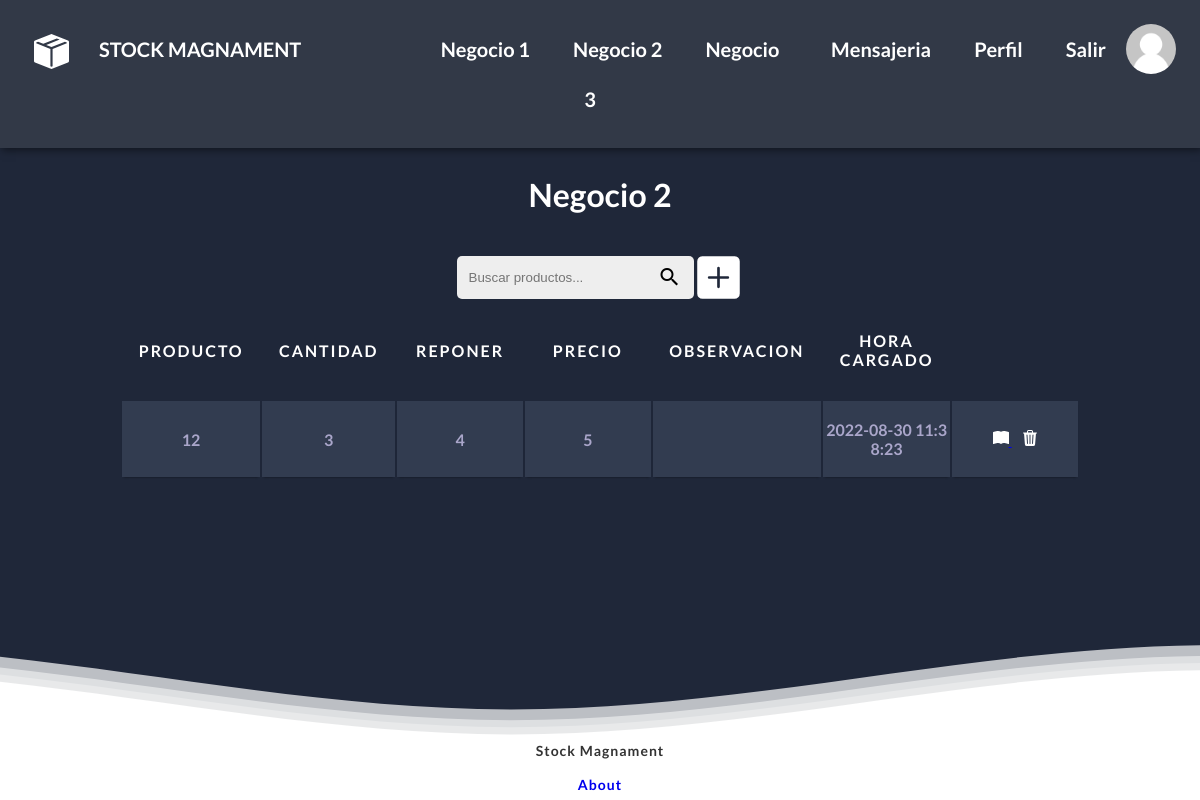
Page /negocio_2/ (signed in) on the earlier database version.
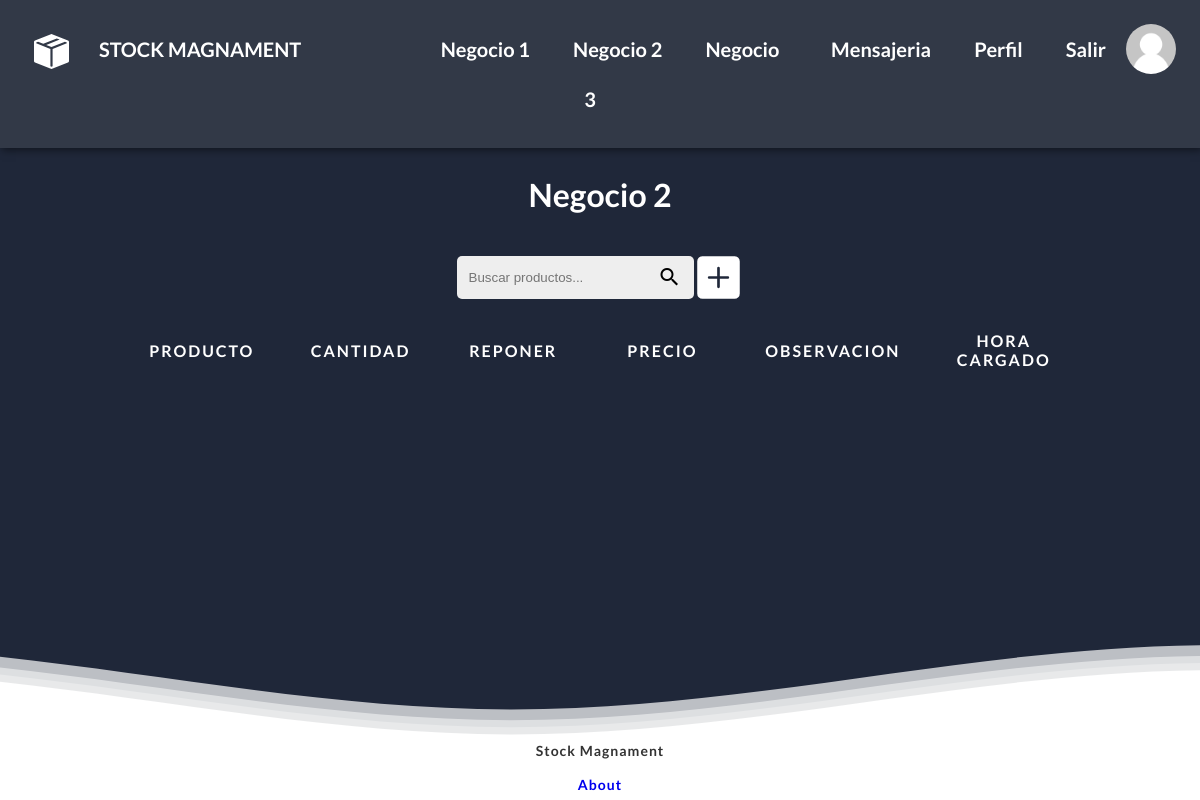
Same page on the later database version.
### application/models.py (models this page shows, shortened)
class Negocio_2(models.Model):
    nombre_producto = models.CharField(max_length=100)
    cantidad = models.IntegerField()
    precio_individual = models.IntegerField()
    reponer = models.IntegerField()
    observacion = models.CharField(max_length=10000)
    hora_cargado = models.CharField(max_length=20)
    class Meta:
        verbose_name = 'Producto'
        verbose_name_plural = 'Negocio 2'

### application/views.py (the view)
# urls.py: path('negocio_2/' ,negocio_2_listar, name='negocio_2_listar'),
@login_required
def negocio_2_listar(request):
    return listar_productos(
    request= request,
    modelo= Negocio_2,
    titulo= 'Negocio 2',
    link1= 'home',
    link2= 'negocio_1_listar',
    link3= 'negocio_3_listar',
    pagina1='HOME',
    pagina2='NEGOCIO 1',
    pagina3= 'NEGOCIO 3',
    ruta_enviar= 'negocio_2_listar'
    )

### application/templates/application/base_negocios.html (shortened to what the changed rows need)
<!DOCTYPE html>
<html lang="en">
<head>
    {% load static %}
    <link rel="stylesheet" href="{% static 'application/css/base-negocioss.css'%}">
</head>
<body>
    <header>
        {% block borrar %}
        <h2>{{titulo}}</h2>
        {% endblock borrar %}
    </header>
    {% block contenido %}
        <div class="div-table">
            <table class="container">
                <thead>
                    <tr>
                        <th>
                            <h1>PRODUCTO</h1>
                        </th>
                        <th>
                            <h1>CANTIDAD</h1>
                        </th>
                        <th>
                            <h1>REPONER</h1>
                        </th>
                        <th>
                            <h1>PRECIO</h1>
                        </th>
                        <th>
                            <h1>OBSERVACION</h1>
                        </th>
                        <th>
                            <h1>HORA CARGADO</h1>
                        </th>
                    </tr>
                </thead>
                <tbody>
                    {% for producto in listado_productos %}
                        <tr>
                            <td>{{producto.nombre_producto}}</td>
                            <td>{{producto.cantidad}}</td>
                            <td>{{producto.reponer}}</td>
                            <td>{{producto.precio_individual}}</td>
                            <td>{{producto.observacion}}</td>
                            <td>{{producto.hora_cargado}}</td>
                            <td>
                                <a href="actualizar/{{producto.id}}" class="td-a">
                                </a>
                                <a href="borrar/{{producto.id}}" >
                                </a>
                            </td>
                        </tr>
                    {%endfor%}
                </tbody>
            </table>
        </div>
    {% endblock contenido %}
</body>
</html>

Differences in the rows shown:
removed Negocio_2: nombre_producto "12", cantidad "3", reponer "4", precio_individual "5", hora_cargado "2022-08-30 11:38:23"
